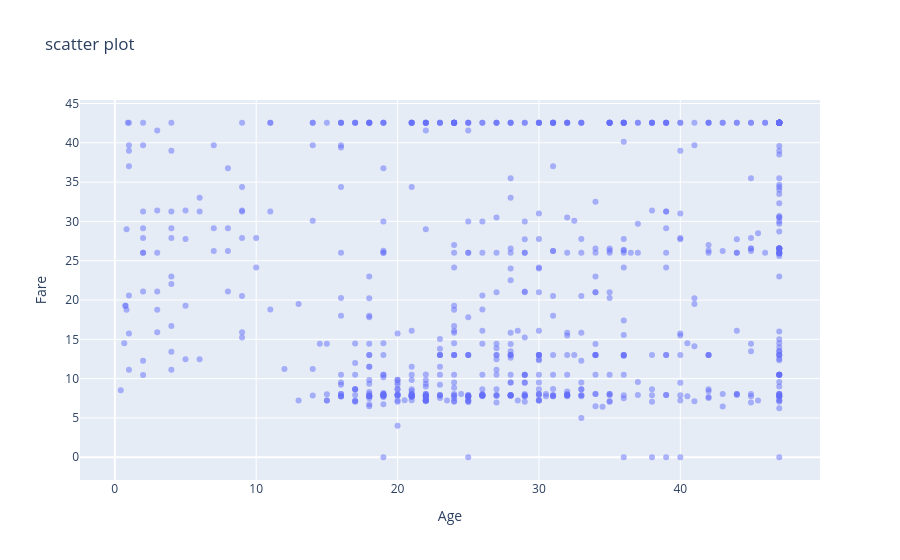

The cell this chart's notebook holds for it:
### Code cell
fig = px.scatter(df, x = 'Age', y = 'Fare', title="scatter plot", opacity= 0.5)
fig.show()

### Figure 1 — Plotly figure (JSON) as saved in the notebook; plotly's stock layout.template omitted (floating-point values rounded to 4 significant figures; data arrays with more than 128 entries replaced by an {"elided": "..."} marker saying what was removed)
{"data": [{"hovertemplate": "Age=%{x}<br>Fare=%{y}<extra></extra>", "legendgroup": "", "marker": {"color": "#636efa", "opacity": 0.5, "symbol": "circle"}, "mode": "markers", "name": "", "orientation": "v", "showlegend": false, "type": "scatter", "x": {"elided": "889 float values"}, "xaxis": "x", "y": {"elided": "889 float values"}, "yaxis": "y"}], "layout": {"legend": {"tracegroupgap": 0}, "title": {"text": "scatter plot"}, "xaxis": {"anchor": "y", "domain": [0, 1], "title": {"text": "Age"}}, "yaxis": {"anchor": "x", "domain": [0, 1], "title": {"text": "Fare"}}}}
